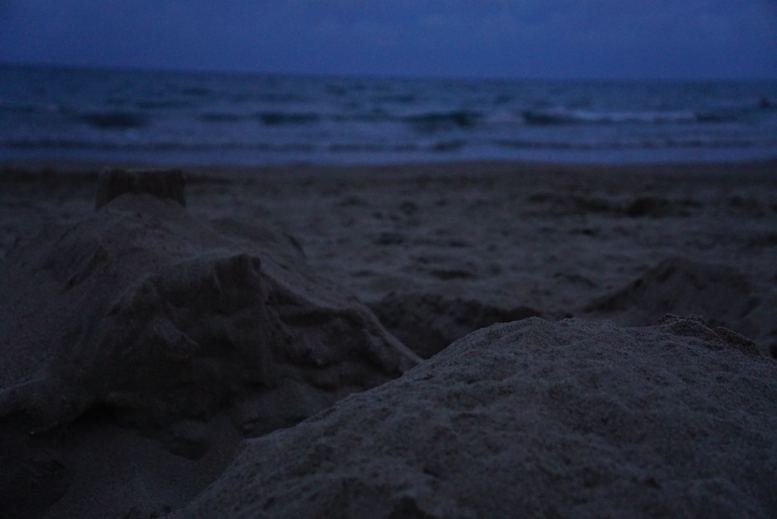
%> input picture lab2/plaza1.png, 777 x 519 px
$ octave pdf2_5.m   (GNU Octave 9; MATLAB toolbox functions it lacks are replaced by stand-ins)
%> lines starting %> are read from the running program, lines starting %| are printed output that depends on the picture; in (x1, y1, x2, y2) boxes, pixels count from 0 and x2, y2 are one past the last pixel; in counts of white or black regions, pixels touching at a corner belong together; the program's own positions count from 1
clear;
clf;
clc;
img = double(imread('plaza1.png'));

% Oblicz wartości decylowe (1. i 9. decyl)
decile1 = prctile(img(:), 10);
%> decile1 = 21
decile9 = prctile(img(:), 90);
%> decile9 = 77

% Przeskaluj wartości obrazu do przedziału [0, 255]
img_scaled = 255 * (img - decile1) / (decile9 - decile1);
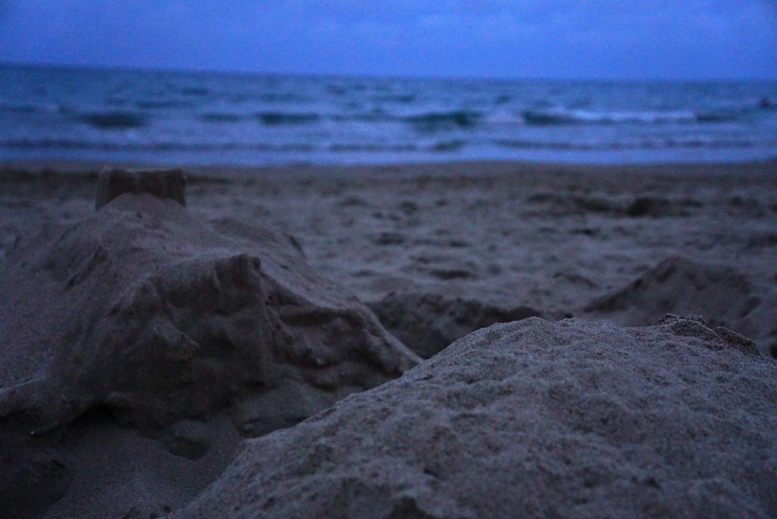
%> img_scaled: size 519x777x3 double; mean R, G, B 62.5, 98, 193.9; drawn with min black and max white

% Przyciąć wartości mniejsze niż 0 do 0
img_scaled(img_scaled < 0) = 0;
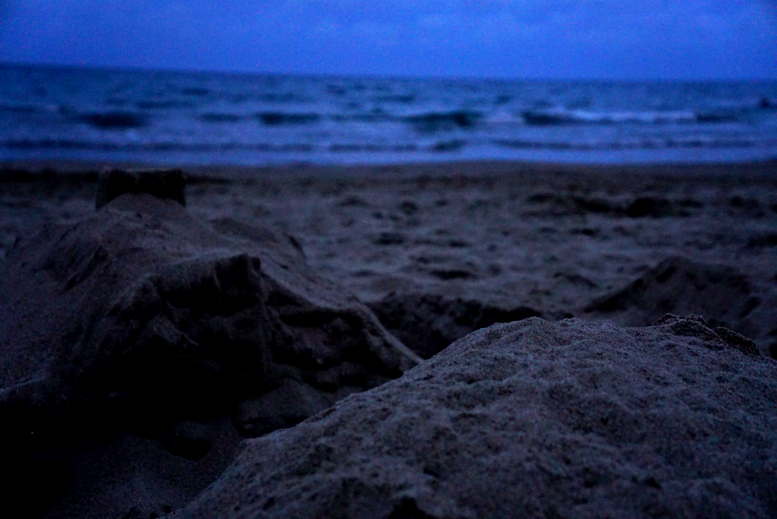
%> img_scaled: size 519x777x3 double; 11.37% of pixels changed, all inside (x1, y1, x2, y2) = (0, 8, 777, 519); drawn with min black and max white

% Przyciąć wartości większe niż 255 do 255
img_scaled(img_scaled > 255) = 255;
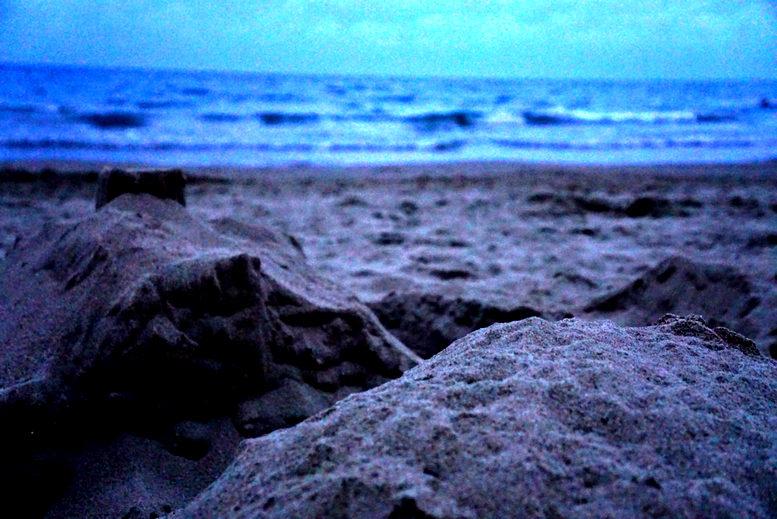
%> img_scaled: size 519x777x3 double; mean R, G, B 64.8, 100.1, 148.6

% Wyświetl obrazy przed i po przeskalowaniu
subplot(1, 2, 1);
imshow(uint8(img));
title('Original Image');

subplot(1, 2, 2);
imshow(uint8(img_scaled));
title('Scaled Image');

% Wyświetl histogram przed i po przeskalowaniu
figure;
subplot(2, 1, 1);
hist(img(:), 100);
title('Original Image Histogram');

subplot(2, 1, 2);
hist(img_scaled(:), 100);
title('Scaled Image Histogram');
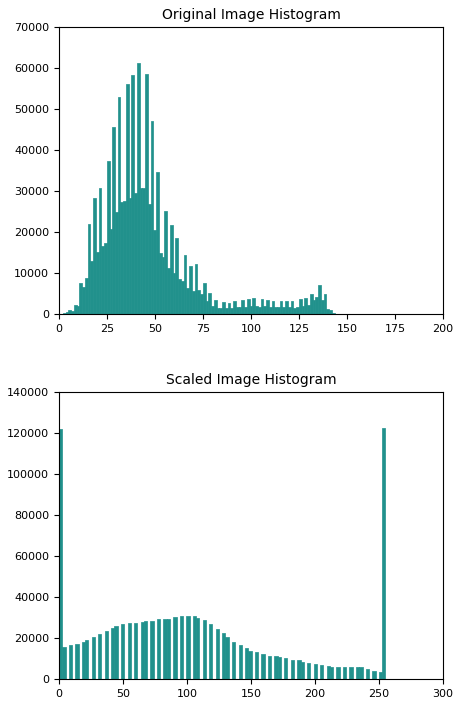
%> figure redrawn from the program's plot data, 2 panels; panel 1: tallest bar 61013 high, from x = 40.61 to 42.04; panel 2: tallest bar 122206 high, from x = 252.4 to 255
